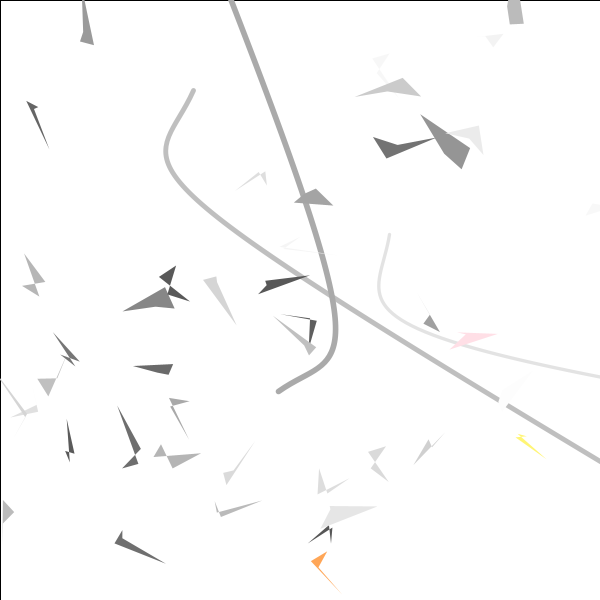
Frame 1 (no input)
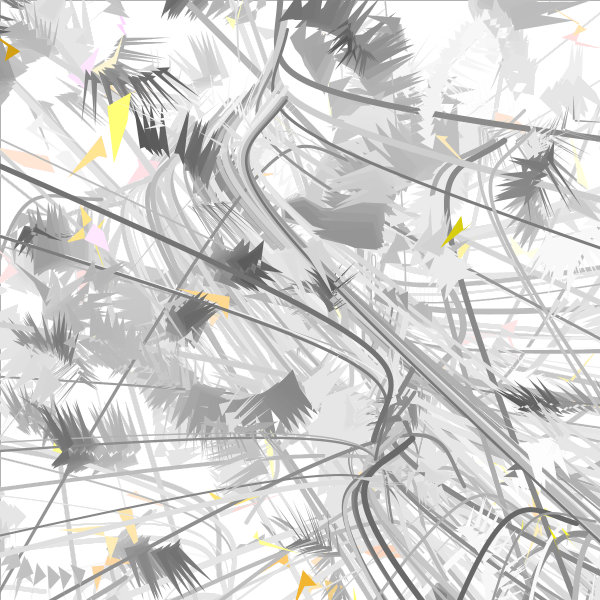
Frame 60 (the mouse pressed at the canvas centre just before this capture)
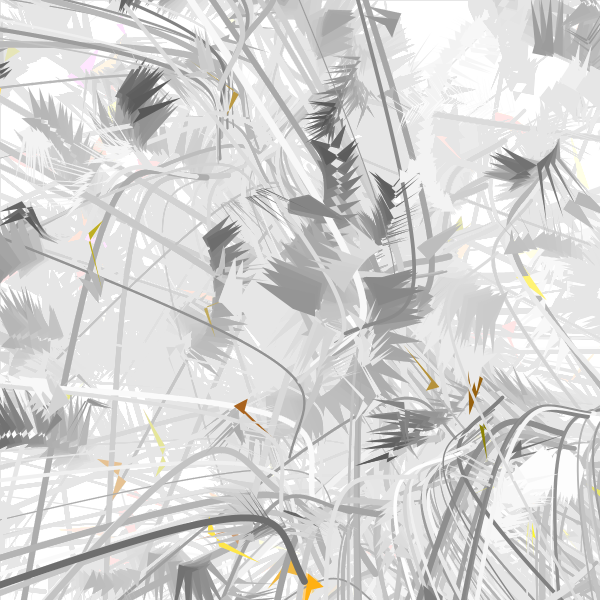
Frame 120 (the mouse held since frame 60 and released just before this capture)

The Processing sketch that drew these frames (run headless with seeded random() and noise(); from frame 60 on, the mouse is pressed at the canvas centre):

// Processing sketch: processing_151967
// ── processing_151967.pde

/* 
 Soportes y Tecnologias / TP1
 ------------------------------------------------------
 Mariana Lombard
 ------------------------------------------------------
 Version libre de Process 18 (Software 6) de Casey REAS
 https://vimeo.com/63471218
 */


Quad[] miQuad;//objetos del tipo Quad
int cantidad = 1000;

void setup() {
  size(600, 600);
  background(255);
  frameRate(30);
  miQuad = new Quad [cantidad];
  for ( int i=0; i<miQuad.length; i++ ) {
    miQuad[i] = new Quad();
  }
}


void draw() {

  fill(255, 5);
  rect(0, 0, width, height);

  for ( int i=0; i < 5; i++) {
    miQuad[i].dibujar_lineas();
  }
  for ( int j=0; j < random (cantidad); j++ ) {
    miQuad[j].mover();
    miQuad[j].dibujar();
  }
  for ( int k=0; k < cantidad; k++ ) {
    miQuad[k].cambiar_color();
  }
}

//defino la clase
class Quad 
{
  //atributos
  PVector pos1; 
  PVector pos2;
  PVector pos3;
  PVector pos4;
  PVector velcolor; //atributos de color
  color gris;
  PVector c;
  color nuevo_color;

  float x; //atributos de movimiento
  float y;
  float dirx;
  float diry;
  float direccion;
  float vel;
  float amplitud;


  //constructor
  Quad() {  
    pos1 = new PVector(random (10, 15), random (40, 50));
    pos2 = new PVector(random (20, 35), random (25, 55));
    pos3 = new PVector(random (10, 37), random (45, 65));
    pos4 = new PVector(random (30, 50), random (65, 100));

    gris = color (random(75, 255)); //inicializo atributos de color
    c = new PVector (random(198, 255), random(150, 255), random (0, 255));
    nuevo_color = color (c.x, c.y, c.z);
    velcolor = new PVector (1, 1, 1);


    x=random(width); //inicializo atributos de movimiento
    y=random(height);
    direccion = random(-TWO_PI, TWO_PI);
    vel = 2;
    amplitud = radians (15);
  }

  //metodos

  void dibujar() {
   
    pushMatrix();
    translate(x, y);
    rotate(direccion);
    noStroke();  
    fill(gris);
    beginShape();
    vertex(pos1.x, pos1.y);
    vertex(pos2.x, pos2.y);
    vertex(pos3.x, pos3.y);
    vertex(pos4.x, pos4.y);
    endShape();
    popMatrix();
  }

  void dibujar_lineas() {
    pushMatrix();
    translate (x, y) ;
    rotate(random (direccion)-(direccion));
    strokeWeight(random(1, 7));
    stroke(random(100,255));
    noFill();
    beginShape();
    vertex(width, height);
    bezierVertex(pos1.x+15, pos1.y+50, pos2.x+80, pos2.y+100, pos3.x+140, pos3.y+15);
    endShape();
    popMatrix();
  }

  void mover () {
    direccion += random(-(amplitud), (amplitud));
    dirx = vel * cos( direccion );//nueva direccion
    diry = vel  * sin( direccion );//nueva direccion
    x = x+dirx;
    y = y+diry;
    limite();
  }

  void cambiar_color() {
    c.add(velcolor);
    nuevo_color = color (c.x, c.y, c.z);
    if ( (c.x>255) || (c.x<0) &&(c.y>255) || (c.y<0) &&(c.z>255) || (c.z<0) ) {
      velcolor.x *= -1;
      velcolor.y *= -1;
      velcolor.z *= -1;
      pushMatrix();
      translate(x*4, y*4);
      rotate(random (direccion)-(direccion));
      noStroke();  
      fill(nuevo_color);
      beginShape();
      vertex(pos1.x, pos1.y);
      vertex(pos2.x, pos2.y);
      vertex(pos3.x, pos3.y);
      vertex(pos4.x, pos4.y);
      endShape();
      popMatrix();
    }
  }

  void limite() {
    //Limites de la pantalla
    if (x<0) {
      x=width;
    }
    if (x>width) {
      x=0;
    }

    if (y<0) {
      y=height;
    }
    if (y>height) {
      y=0;
    }
  }
}
